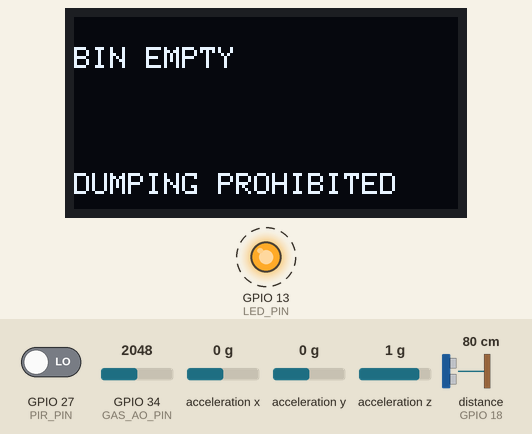
Simulated run of this sketch. Board: ESP32. Shown: 128×64 one-colour display, output pins drawn as LEDs (lit = HIGH). Wiring (inferred from the names in the program): ultrasonic range finder: trigger GPIO 5; echo GPIO 18. Dashed ring = blinking. The test bench sets the inputs (shaded band); at power-on: acceleration x 0 g, distance to the obstacle (sensor on GPIO 18) 80 cm, GPIO 34 (GAS_AO_PIN) = 2048, GPIO 27 (PIR_PIN) LOW, acceleration y 0 g, acceleration z 1 g. The echo pulse lasts 58.3 µs per cm; WiFi joins after 1.5 s; servers stay silent unless stated; uploads are accepted with an empty reply; pins used as bus, display or sensor lines are not drawn; what the sketch prints to the serial monitor is not drawn.

Above: at 2.7 s.
2.8 s: acceleration x set to -1.4 g
At 4.31 s:
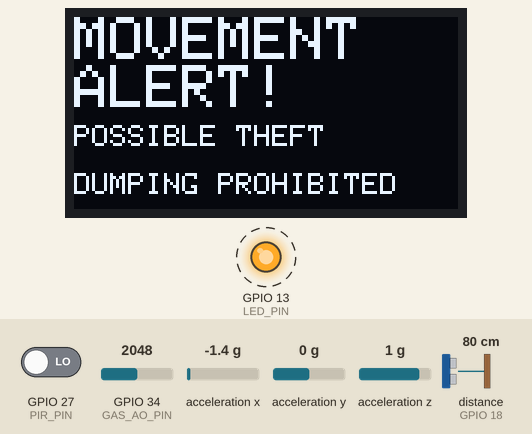
5.8 s: acceleration x set to 0 g
At 5.97 s:
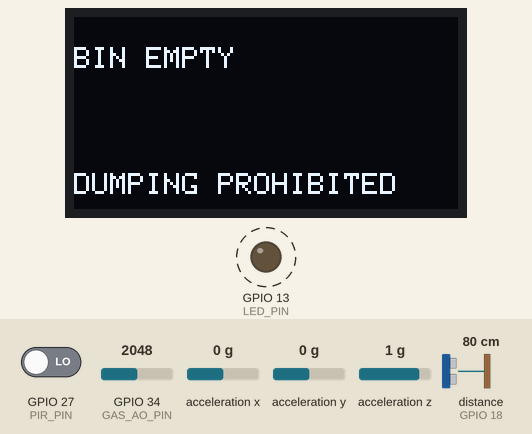
8.5 s: distance to the obstacle (sensor on GPIO 18) set to 2 cm
At 9.03 s:
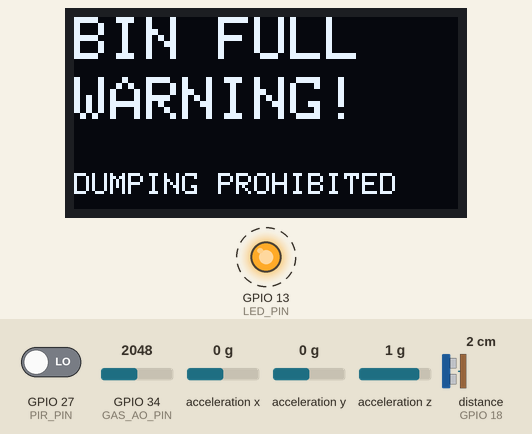
10.8 s: distance to the obstacle (sensor on GPIO 18) set to 4 cm
At 11.34 s:
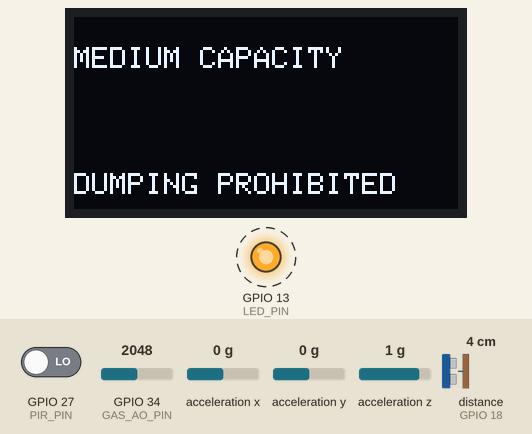
13.1 s: GPIO 34 (GAS_AO_PIN) set to 848
14.6 s: GPIO 34 (GAS_AO_PIN) set to 726
At 15.4 s:
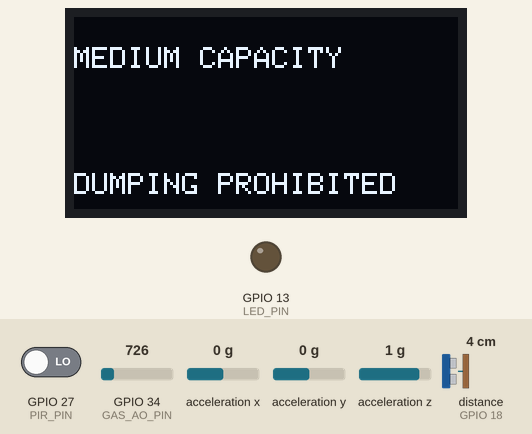
Timing chart, 0 to 17.2 s (numbered marks = the images above; inputs shaded):
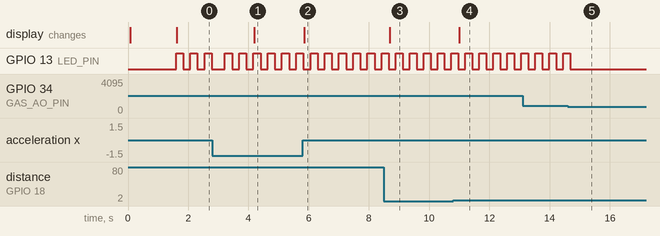

Measured:
- the behaviour switches between 2 and 3 cm on distance to the obstacle (sensor on GPIO 18) (found by bisection; images 3 and 4)
- the behaviour switches between 800 and 799 on GPIO 34 (GAS_AO_PIN) (found by bisection; images 4 and 5)
- after the input at 2.8 s, the display: changes after 1.4 s (image 1)
- after the input at 5.8 s, the display: changes after 0.05 s (image 2)
- after the input at 8.5 s, the display: changes after 0.19 s (image 3)
- after the input at 10.8 s, the display: changes after 0.20 s (image 4)
- after the input at 14.6 s, GPIO 13 (LED_PIN): goes on until 14.7 s, then stays LOW
- by itself, GPIO 13 (LED_PIN): alternates HIGH for 0.24 s and LOW for 0.24 s

The sketch:

OctocoEsp32Project.ino
```cpp
/*
  Smart Bin Monitoring — ESP32 + Arduino IDE

  Four independent subsystems, kept deliberately separate:
    1. Ultrasonic sensor  -> bin fill level
    2. PIR sensor         -> estimated people traffic near the bin
    3. Gas sensor         -> hazard warning
    4. Accelerometer      -> unusual movement / possible theft warning

  All four feed a single OLED display, which shows whichever has the
  highest priority right now (gas > movement > bin full > medium > not
  full), plus the traffic reading underneath. A high-traffic reading does
  NOT mean the bin is full, and a movement alert does NOT mean theft has
  definitely occurred — they are independent, best-effort measurements
  shown together.

  Network: the ESP32 joins wifi and POSTs a JSON reading to the Streetwise
  API (the ngrok URL below) every 30 s. The backend relays summary metrics to
  the city mainframe — this device never talks to the city directly.
*/

#include <Arduino.h>
#include <SPI.h>
#include <Wire.h>
#include <Adafruit_GFX.h>
#include <Adafruit_SSD1306.h>

// Accelerometer: ADXL345 over I2C. (Assumed from the part number given —
// "ADXL3620346" isn't a real part; the ADXL345 is the standard digital,
// I2C-capable member of the ADXL family, which is what the SDA/SCL wiring
// below requires. If a different digital accelerometer is actually
// fitted, swap this include and the accel.begin()/getEvent() calls in
// setup()/detectAbnormalMovement() — nothing else in this file needs to
// change.)
// Install via Arduino IDE Library Manager: "Adafruit ADXL345" and its
// dependency "Adafruit Unified Sensor".
#include <Adafruit_Sensor.h>
#include <Adafruit_ADXL345_U.h>

// Wifi + HTTP(S) — built into the ESP32 Arduino core, nothing to install.
#include <WiFi.h>
#include <HTTPClient.h>
#include <WiFiClientSecure.h>

// ---------- Network settings — EDIT THESE ----------
// Don't commit your real wifi password.
#define WIFI_SSID       "your-2.4GHz-wifi"   // the ESP32 can only join 2.4 GHz networks
#define WIFI_PASSWORD   "your-wifi-password"
#define API_BASE_URL    "https://unoperating-natashia-ensuingly.ngrok-free.dev"  // no trailing slash
#define DEVICE_ID       "bin-01"             // must match the backend: bin-01, bin-02 or bin-03
// Readings go to:  API_BASE_URL/api/devices/DEVICE_ID/readings

// ---------- Pin definitions ----------
#define TRIG_PIN       5
#define ECHO_PIN       18
#define LED_PIN        13
#define PIR_PIN        27
#define GAS_AO_PIN     34
#define GAS_DO_PIN     -1   // not used

#define OLED_SCK       22
#define OLED_MOSI      23
#define OLED_RESET     16
#define OLED_DC        17
#define OLED_CS        -1   // not used

// Accelerometer (I2C) — do not use GPIO21/22 for this bus; 22 is already
// the OLED's SPI clock.
#define ACCEL_SCL      32
#define ACCEL_SDA      33

#define SCREEN_WIDTH  128
#define SCREEN_HEIGHT 64

// ---------- Thresholds (named, never hard-coded below) ----------
#define FULL_DISTANCE       3.0f   // cm — at or below this, bin is full
#define MEDIUM_DISTANCE     8.0f   // cm — at or below this, medium capacity
#define NOT_FULL_DISTANCE 14.0f   // cm — at or below this, waste present but not full
#define GAS_THRESHOLD       800    // raw ADC reading — prototype alert threshold, not a ppm value

#define TRAFFIC_INTERVAL  10000UL  // ms — length of one traffic observation window
#define TRAFFIC_THRESHOLD     5    // events per window — above this is "high traffic"

#define ULTRASONIC_TIMEOUT_US 30000UL // pulseIn timeout, so a missing echo can't hang the loop
#define NO_OBJECT_DISTANCE    -1.0f   // internal marker meaning "no echo received" — never shown as a real distance

#define LED_FLASH_INTERVAL_MS 150UL

// ---------- Network timing ----------
#define POST_INTERVAL_MS    30000UL  // send a reading this often (the city protocol wants 30 s)
#define POST_RETRY_MS       10000UL  // after a failed send, try again sooner than 30 s
#define WIFI_RETRY_MS       15000UL  // re-issue WiFi.begin() if still not connected after this
#define HTTP_TIMEOUT_MS      3000UL  // a dead connection can only pause the loop this long
#define ECHO_STALE_MS        5000UL  // no valid echo for this long -> treat the bin as empty

// ---------- Accelerometer / movement thresholds (NEW) ----------
#define MOVEMENT_THRESHOLD_MS2          3.0f  // m/s^2 delta from baseline considered "significant" — prototype value, not a calibrated figure
#define MOVEMENT_CONSECUTIVE_READINGS      5  // ~1s of sustained movement at this loop's ~200ms pace, so one bump/vibration/noise spike can't trigger an alert
#define BASELINE_SAMPLE_COUNT             10  // samples averaged at startup to establish the "stationary" baseline

Adafruit_SSD1306 display(SCREEN_WIDTH, SCREEN_HEIGHT, OLED_MOSI, OLED_SCK, OLED_DC, OLED_RESET, OLED_CS);
Adafruit_ADXL345_Unified accel = Adafruit_ADXL345_Unified(12345); // NEW — sensor ID is arbitrary, just needs to be unique

// ---------- PIR / traffic state ----------
bool pirLastState = LOW;        // previous PIR reading, to detect LOW->HIGH transitions
int peopleCount = 0;            // events counted in the current window
unsigned long trafficWindowStart = 0;
int lastPeopleCount = 0;        // events counted in the most recently completed window (what's displayed)
bool lastTrafficHigh = false;   // classification for the most recently completed window

// ---------- LED flash state ----------
unsigned long lastLedToggle = 0;
bool ledState = false;

// ---------- Accelerometer / movement state (NEW) ----------
bool accelAvailable = false;        // true once the accelerometer is detected in setup()
float baselineAccelX = 0, baselineAccelY = 0, baselineAccelZ = 0; // "stationary" reference, set once at startup
float lastAccelX = 0, lastAccelY = 0, lastAccelZ = 0;             // most recent reading, for Serial/display
int movementExceedStreak = 0;       // consecutive loop iterations the delta has exceeded the threshold

// ---------- Network state ----------
unsigned long lastWifiAttempt = 0;
unsigned long nextPostAt = 0;       // millis() time of the next send; 0 = as soon as wifi is up
bool lastPostOk = false;
float lastValidDistance = NOT_FULL_DISTANCE; // last real echo, so one missed echo can't read as "empty"
unsigned long lastValidAt = 0;

// ---------- Function declarations ----------
float readUltrasonicDistance();
int readGasLevel();
bool isPersonDetected();
void updateTrafficCount();
void updateDisplay(float distance, int gasValue, bool gasAlert, bool movementAlert);
void handleWarningLED(bool binFull, bool gasAlert, bool movementAlert);
void calibrateAccelBaseline();       // NEW
bool detectAbnormalMovement();       // NEW
void startWifi();
void maintainWifi();
float fillPercent(float distanceCm);
bool postReading(float fillPct, float distanceCm, bool overflow, int gasValue, int people, bool movement);
void sendReadingIfDue(bool binFull, int gasValue, bool movementAlert);

void setup() {
  Serial.begin(115200);

  pinMode(TRIG_PIN, OUTPUT);
  pinMode(ECHO_PIN, INPUT);
  pinMode(LED_PIN, OUTPUT);
  pinMode(PIR_PIN, INPUT);
  digitalWrite(TRIG_PIN, LOW);
  digitalWrite(LED_PIN, LOW);

  // Hardware reset pulse required for this SPI OLED to initialise reliably.
  pinMode(OLED_RESET, OUTPUT);
  digitalWrite(OLED_RESET, LOW);
  delay(10);
  digitalWrite(OLED_RESET, HIGH);
  delay(10);

  if (!display.begin(SSD1306_SWITCHCAPVCC)) {
    Serial.println(F("OLED allocation failed - check SPI wiring"));
    for (;;);
  }

  display.clearDisplay();
  display.setTextSize(1);
  display.setTextColor(SSD1306_WHITE);
  display.setCursor(0, 20);
  display.println(F("Smart Bin Starting..."));
  display.display();
  delay(1000);

  trafficWindowStart = millis();

  // Wifi connects in the background; the sensors and display don't wait for it.
  startWifi();

  // ---------------- Accelerometer setup (NEW) ----------------
  // Independent of the OLED (separate bus: I2C vs SPI), so an issue here
  // never blocks ultrasonic/PIR/gas/OLED from working — movement
  // detection just stays disabled if the sensor isn't found.
  Wire.begin(ACCEL_SDA, ACCEL_SCL);
  accelAvailable = accel.begin();
  if (!accelAvailable) {
    Serial.println(F("Accelerometer not detected - check I2C wiring (movement detection disabled)"));
  } else {
    accel.setRange(ADXL345_RANGE_2_G);
    Serial.println(F("Calibrating accelerometer baseline - keep the bin still..."));
    calibrateAccelBaseline();
    Serial.println(F("Accelerometer baseline set."));
  }
}

void loop() {
  float distance = readUltrasonicDistance();
  int gasValue = readGasLevel();
  bool gasAlert = (gasValue >= GAS_THRESHOLD);
  bool movementAlert = detectAbnormalMovement(); // NEW

  updateTrafficCount();

  bool hasObject = (distance > 0);
  bool binFull = hasObject && (distance <= FULL_DISTANCE);
  if (hasObject) {
    lastValidDistance = distance;
    lastValidAt = millis();
  }

  handleWarningLED(binFull, gasAlert, movementAlert);
  updateDisplay(distance, gasValue, gasAlert, movementAlert);

  // ---- Serial debug ----
  if (hasObject) {
    Serial.print(F("Distance: "));
    Serial.print(distance, 1);
    Serial.print(F(" cm | "));
  } else {
    Serial.print(F("Distance: NO OBJECT | "));
  }
  Serial.print(F("Gas: "));
  Serial.print(gasValue);
  Serial.print(F(" | People: "));
  Serial.print(peopleCount);
  Serial.print(F(" | Traffic: "));
  Serial.print(lastTrafficHigh ? F("HIGH") : F("NORMAL"));
  // NEW — accelerometer fields appended to the existing line, same style
  Serial.print(F(" | X: "));
  Serial.print(lastAccelX, 2);
  Serial.print(F(" | Y: "));
  Serial.print(lastAccelY, 2);
  Serial.print(F(" | Z: "));
  Serial.print(lastAccelZ, 2);
  Serial.print(F(" | Movement: "));
  Serial.println(movementAlert ? F("POSSIBLE THEFT") : F("NORMAL"));

  maintainWifi();
  sendReadingIfDue(binFull, gasValue, movementAlert);

  delay(200); // paces sensor reads/display updates; short enough not to miss PIR events
}

// Triggers the ultrasonic sensor and measures the echo. Returns distance
// in centimetres, or NO_OBJECT_DISTANCE if no echo was received in time.
// A timed-out reading is never reported as a real distance.
float readUltrasonicDistance() {
  digitalWrite(TRIG_PIN, LOW);
  delayMicroseconds(2);
  digitalWrite(TRIG_PIN, HIGH);
  delayMicroseconds(10);
  digitalWrite(TRIG_PIN, LOW);

  unsigned long duration = pulseIn(ECHO_PIN, HIGH, ULTRASONIC_TIMEOUT_US);

  if (duration == 0) {
    return NO_OBJECT_DISTANCE; // no echo -> no object detected, not "bin full"
  }

  return (duration * 0.0343f) / 2.0f;
}

// Raw ADC reading from the gas sensor's analog output. Not converted to
// ppm — GAS_THRESHOLD is only a prototype alert level based on the raw
// electrical reading, not a calibrated gas concentration.
int readGasLevel() {
  return analogRead(GAS_AO_PIN);
}

// True exactly once per LOW->HIGH transition on the PIR pin — a
// continuous HIGH (one person lingering) is one event, not hundreds.
bool isPersonDetected() {
  bool currentState = digitalRead(PIR_PIN);
  bool risingEdge = (currentState == HIGH && pirLastState == LOW);
  pirLastState = currentState;
  return risingEdge;
}

// Counts motion events into the current 10-second window, then rolls the
// window over once it expires, storing the result for display/reporting.
void updateTrafficCount() {
  if (isPersonDetected()) {
    peopleCount++;
  }

  if (millis() - trafficWindowStart >= TRAFFIC_INTERVAL) {
    lastPeopleCount = peopleCount;
    lastTrafficHigh = (lastPeopleCount > TRAFFIC_THRESHOLD);
    peopleCount = 0;
    trafficWindowStart = millis();
  }
}

// Non-blocking LED flash while a warning is active (gas, movement, or
// bin full). LED stays off during normal operation — unchanged from
// before, just with movementAlert added as another trigger.
void handleWarningLED(bool binFull, bool gasAlert, bool movementAlert) {
  bool warningActive = binFull || gasAlert || movementAlert;

  if (!warningActive) {
    digitalWrite(LED_PIN, LOW);
    ledState = false;
    return;
  }

  unsigned long now = millis();
  if (now - lastLedToggle >= LED_FLASH_INTERVAL_MS) {
    ledState = !ledState;
    digitalWrite(LED_PIN, ledState ? HIGH : LOW);
    lastLedToggle = now;
  }
}

// ---------------- Network ----------------

// Prints WHY wifi dropped or failed — the usual culprits are in the message.
// Runs on the wifi task, so it only prints.
void onWifiEvent(WiFiEvent_t event, WiFiEventInfo_t info) {
  switch (event) {
    case ARDUINO_EVENT_WIFI_STA_GOT_IP:
      Serial.print(F("[net] wifi connected, IP "));
      Serial.println(WiFi.localIP());
      break;
    case ARDUINO_EVENT_WIFI_STA_DISCONNECTED:
      Serial.print(F("[net] wifi disconnected, reason "));
      Serial.print(info.wifi_sta_disconnected.reason);
      switch (info.wifi_sta_disconnected.reason) {
        case 201: Serial.println(F(" = network not found (wrong SSID, out of range, or a 5 GHz-only network)")); break;
        case 202:
        case 15:  Serial.println(F(" = authentication failed (wrong password?)")); break;
        case 205: Serial.println(F(" = connection failed")); break;
        default:  Serial.println(); break;
      }
      break;
    default:
      break;
  }
}

// Starts wifi without waiting for it: the sensors and OLED keep running.
void startWifi() {
  WiFi.onEvent(onWifiEvent);
  WiFi.persistent(false);        // don't wear the flash rewriting credentials on every boot
  WiFi.mode(WIFI_STA);
  WiFi.setSleep(false);          // modem sleep makes the ESP32 drop out and answer slowly
  WiFi.setAutoReconnect(true);
  Serial.print(F("[net] connecting to wifi '"));
  Serial.print(WIFI_SSID);
  Serial.println(F("'..."));
  WiFi.begin(WIFI_SSID, WIFI_PASSWORD);
  lastWifiAttempt = millis();
}

// If wifi is still down after WIFI_RETRY_MS, restart the connection attempt
// from scratch (a stuck half-connected state is common on busy event wifi).
void maintainWifi() {
  if (WiFi.status() == WL_CONNECTED) return;
  if (millis() - lastWifiAttempt < WIFI_RETRY_MS) return;

  Serial.println(F("[net] wifi still down - restarting the connection attempt"));
  WiFi.disconnect(true);         // true = also switch the radio off, for a clean restart
  delay(100);
  WiFi.mode(WIFI_STA);
  WiFi.setSleep(false);
  WiFi.begin(WIFI_SSID, WIFI_PASSWORD);
  lastWifiAttempt = millis();
}

// 0% at NOT_FULL_DISTANCE (or no echo), 100% at FULL_DISTANCE — the same
// two distances the OLED uses, so the dashboard and the display agree.
float fillPercent(float distanceCm) {
  float pct = (NOT_FULL_DISTANCE - distanceCm) / (NOT_FULL_DISTANCE - FULL_DISTANCE) * 100.0f;
  return constrain(pct, 0.0f, 100.0f);
}

// Sends one JSON reading to the API. Returns true on a 2xx response.
// distanceCm < 0 means "no recent echo": the field is left out, never faked.
// Note: this blocks for the length of the request (typically well under a
// second; at most about HTTP_TIMEOUT_MS if the connection is dead).
bool postReading(float fillPct, float distanceCm, bool overflow, int gasValue, int people, bool movement) {
  String url = String(API_BASE_URL) + "/api/devices/" + DEVICE_ID + "/readings";

  char distanceField[32] = "";
  if (distanceCm >= 0) snprintf(distanceField, sizeof(distanceField), "\"distance_cm\":%.1f,", distanceCm);

  char body[256];
  snprintf(body, sizeof(body),
           "{\"uptime_s\":%lu,\"fill_pct\":%.1f,%s\"overflow_flag\":%s,\"gas_raw\":%d,"
           "\"people_count\":%d,\"movement_alert\":%s}",
           millis() / 1000UL, fillPct, distanceField, overflow ? "true" : "false", gasValue,
           people, movement ? "true" : "false");

  HTTPClient http;
  WiFiClientSecure secureClient;
  WiFiClient plainClient;
  bool began;
  if (url.startsWith("https://")) {
    // Skips certificate checking — fine for a demo tunnel, not for production.
    secureClient.setInsecure();
    began = http.begin(secureClient, url);
  } else {
    began = http.begin(plainClient, url);   // plain http://, e.g. the laptop's LAN address
  }
  if (!began) return false;

  http.setConnectTimeout(HTTP_TIMEOUT_MS);
  http.setTimeout(HTTP_TIMEOUT_MS);
  http.addHeader("Content-Type", "application/json");
  http.addHeader("ngrok-skip-browser-warning", "1");   // ngrok's free tier otherwise answers with an HTML warning page

  int code = http.POST((uint8_t*)body, strlen(body));
  Serial.print(F("[net] POST "));
  Serial.print(url);
  Serial.print(F(" -> "));
  Serial.println(code);   // 202 = accepted; negative = couldn't connect
  http.end();
  return code >= 200 && code < 300;
}

// Called every loop; sends a reading when one is due and wifi is up.
void sendReadingIfDue(bool binFull, int gasValue, bool movementAlert) {
  if (WiFi.status() != WL_CONNECTED) return;
  if (millis() < nextPostAt) return;

  bool echoRecent = (millis() - lastValidAt) < ECHO_STALE_MS;
  float distanceCm = echoRecent ? lastValidDistance : -1.0f;
  float fillPct = echoRecent ? fillPercent(lastValidDistance) : 0.0f;   // no echo = nothing close = empty

  lastPostOk = postReading(fillPct, distanceCm, binFull, gasValue, lastPeopleCount, movementAlert);
  nextPostAt = millis() + (lastPostOk ? POST_INTERVAL_MS : POST_RETRY_MS);
}

// ---------------- Accelerometer / movement detection (NEW) ----------------

// Averages BASELINE_SAMPLE_COUNT readings to establish what "stationary"
// looks like for this bin at startup. Called once from setup(), only if
// the accelerometer was detected.
void calibrateAccelBaseline() {
  float sumX = 0, sumY = 0, sumZ = 0;

  for (int i = 0; i < BASELINE_SAMPLE_COUNT; i++) {
    sensors_event_t event;
    accel.getEvent(&event);
    sumX += event.acceleration.x;
    sumY += event.acceleration.y;
    sumZ += event.acceleration.z;
    delay(50);
  }

  baselineAccelX = sumX / BASELINE_SAMPLE_COUNT;
  baselineAccelY = sumY / BASELINE_SAMPLE_COUNT;
  baselineAccelZ = sumZ / BASELINE_SAMPLE_COUNT;
}

// Reads the accelerometer and returns true only once the deviation from
// the stationary baseline has stayed above MOVEMENT_THRESHOLD_MS2 for
// MOVEMENT_CONSECUTIVE_READINGS in a row. This is deliberately not a
// single-spike trigger — sensor noise, small bumps, vibration, or someone
// briefly touching the bin should not read as "possible theft". The
// accelerometer can only report unusual movement, never confirm theft,
// which is why both the OLED and Serial wording stay hedged.
bool detectAbnormalMovement() {
  if (!accelAvailable) return false;

  sensors_event_t event;
  accel.getEvent(&event);
  lastAccelX = event.acceleration.x;
  lastAccelY = event.acceleration.y;
  lastAccelZ = event.acceleration.z;

  float deltaX = fabs(lastAccelX - baselineAccelX);
  float deltaY = fabs(lastAccelY - baselineAccelY);
  float deltaZ = fabs(lastAccelZ - baselineAccelZ);
  float deltaMagnitude = sqrt(deltaX * deltaX + deltaY * deltaY + deltaZ * deltaZ);

  if (deltaMagnitude >= MOVEMENT_THRESHOLD_MS2) {
    movementExceedStreak++;
  } else {
    movementExceedStreak = 0;
  }

  return movementExceedStreak >= MOVEMENT_CONSECUTIVE_READINGS;
}

// Renders the current status to the OLED, in priority order:
//   1. Gas alert   2. Possible theft / movement   3. Bin full
//   4. Medium capacity   5. Bin not full   6. No object detected (also
//   shown as "not full")
// Traffic info is always shown underneath — it's a separate measurement.
void updateDisplay(float distance, int gasValue, bool gasAlert, bool movementAlert) {
  bool hasObject = (distance > 0);

  display.clearDisplay();
  display.setTextColor(SSD1306_WHITE);

  // if (gasAlert) {
  //   display.setTextSize(2);
  //   display.setCursor(0, 0);
  //   display.println(F("GAS ALERT!"));
  //   display.setTextSize(1);
  //   display.setCursor(0, 20);
  //   display.print(F("Gas Level: "));
  //   display.println(gasValue);
  if (movementAlert) {
    // NEW — priority 2, between gas and bin-full per spec.
    display.setTextSize(2);
    display.setCursor(0, 0);
    display.println(F("MOVEMENT"));
    display.println(F("ALERT!"));
    display.setTextSize(1);
    display.setCursor(0, 36);
    display.println(F("POSSIBLE THEFT"));
  } else if (hasObject && distance <= FULL_DISTANCE) {
    display.setTextSize(2);
    display.setCursor(0, 0);
    display.println(F("BIN FULL"));
    display.setCursor(0, 20);
    display.println(F("WARNING!"));
  } else if (hasObject && distance <= MEDIUM_DISTANCE) {
    display.setTextSize(1);
    display.setCursor(0, 10);
    display.println(F("MEDIUM CAPACITY"));
  } else if (hasObject && distance <= NOT_FULL_DISTANCE) {
    display.setTextSize(1);
    display.setCursor(0, 10);
    display.println(F("BIN EMPTY"));
  } else {
    // No valid echo (or a reading beyond NOT_FULL_DISTANCE) — treated as
    // "not full", never shown as a fabricated distance.
    display.setTextSize(1);
    display.setCursor(0, 10);
    display.println(F("BIN EMPTY"));
  }

  // Show only the dumping prohibition notice; no traffic amount or status.
  display.setTextSize(1);
  display.setCursor(0, 52);
  display.println(F("DUMPING PROHIBITED"));

  display.display();
}
```
